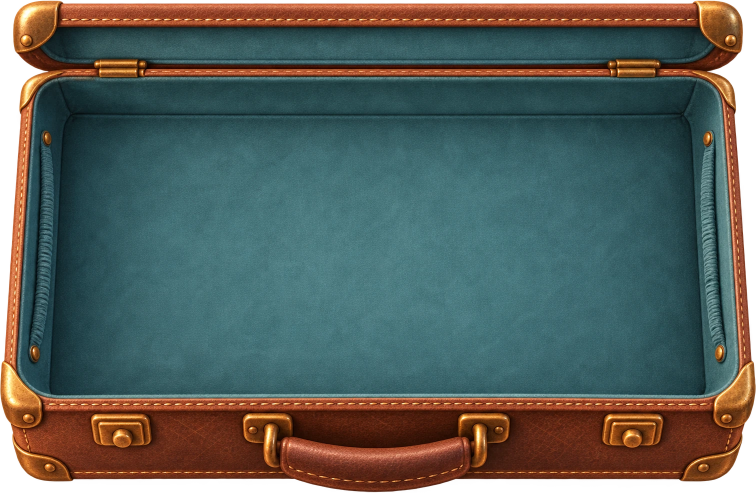
#> input picture tools/art/masters/chrome/suitcase-open.webp, 1511 x 985 px (shown at 1/2 size)
$ python -i suitcase.py   (imports and definitions only)
#> lines starting #> are read from the running program, lines starting #| are printed output that depends on the picture; after the words box and inside, x2 and y2 are one past the last pixel; in counts of white or black regions, pixels touching at a corner belong together
"""The Daily Suitcase's art (creator, 2026-10-27; docs/daily-suitcase.md): each month's 10 items
(and each two-week VIP event's 7, docs/vip.md), and the suitcase itself.

    python tools/art/suitcase.py prompt <item id>          print an item's full prompt
    python tools/art/suitcase.py gen <raw-dir> <id>...     submit items (gemforge, BILLS per id)
    python tools/art/suitcase.py items <raw-dir> [<id>...] raw cut-outs -> masters + public/pictures/items
    python tools/art/suitcase.py cases <raw-dir>           raw suitcases -> public/art/suitcase-*.webp

An item is generated as one object on TRANSPARENCY, in its own style (the style mix of
docs/picture-direction.md), so one drawing gives both:
- the board's picture, a 2x2 square: the object placed on a calm, soft background of its own
  colour with a soft shadow under it (AGENTS.md: one clear subject, framed close, calm);
- the suitcase's cut-out (<id>-cutout.webp, about CUTOUT px on its long side), which UI shows in
  its slot and darkens in CSS for a missing item's silhouette.
Masters: tools/art/masters/items/<id>-cutout.webp (the generated object) and
tools/art/masters/<id>.webp (the composed picture, which pictures.py exports like any other).
Ids and titles are tools/art/items-plan.json's. The prompts are below, and also in prompts.txt.
"""
import ctypes
import json
import subprocess
import sys
from pathlib import Path

from PIL import Image, ImageDraw, ImageFilter

# [2 lines not run here, left out]

sys.dont_write_bytecode = True
sys.path.insert(0, str(Path(__file__).resolve().parent))
import pictures as P  # noqa: E402

ROOT = Path(__file__).resolve().parents[2]
ITEM_MASTERS = ROOT / "tools/art/masters/items"
CUTOUT = 512

S = {
    "photo": "A professional studio product photograph, crisp and true to life:",
    "macro": "A close macro photograph, crisp, with true colours:",
    "toy": "Toy photography, a small handmade toy photographed close:",
    "render": "A glossy 3D render, like a still from a polished animated film:",
    "clay": "A soft clay 3D render, like a handmade stop-motion model:",
    "low-poly": "A low-poly 3D illustration built from flat-shaded triangular facets:",
    "flat": "A flat vector illustration with bold shapes, no outlines and a light grain:",
    "pop": "A 1960s pop-art comic illustration with bold black outlines, flat bright colour blocks and smooth shading, no halftone dots:",
    "watercolour": "A loose, fresh watercolour painting with crisp edges:",
    "pastel": "A soft pastel and chalk drawing:",
    "papercut": "A layered paper-cut craft object with soft shadows between the paper layers:",
    "pixel": "Clean pixel art with big square pixels and a small palette, no dithering:",
    "retro": "A mid-century travel-poster illustration with flat colour shapes and a gentle print texture:",
    # Clean styles for the events from Grand Train Journey on (creator, 2026-10-30: flat colour and smooth shading only)
    "vector": "A clean flat vector illustration with bold simple shapes, flat colours and crisp clean edges, no outlines, no grain, no texture:",
    "cel": "A clean modern illustration like a still from an animated film, crisp edges and smooth soft gradient shading, no texture:",
    # Haunted Holiday's one style (the creator's pick, 2026-10-30): a souvenir-model miniature, so each place keeps its own outline
    "miniature": ("A little painted miniature diorama, like a handmade souvenir model standing on its own small rounded island of "
                  "earth and moss, at dusk: a soft painted 3D finish, chunky simple shapes, smooth shading, crisp clean edges, "
                  "warm glowing lights, spooky but friendly and cheerful. A big round pumpkin-orange full moon stands just behind "
                  "it as part of the model, and one small round friendly white ghost with two dot eyes floats beside it. The "
                  "miniature:"),
}
END = (" One object only, centred, filling most of the frame, seen from the front at a slight angle from above."
       " No text, letters, numbers, logos or brands anywhere. No background, no floor, no shadow: isolated on a"
       " transparent background.")

# id: (style, the object in words, background top and bottom colours, medium for the catalogue)
ITEMS = {
    # Haunted Holiday, the first two-week VIP event (docs/vip.md; event "halloween-2026", 15-28 Oct 2026): famous haunted
    # places (creator, 2026-10-30), each a little painted miniature at dusk, one style for the set. Vetted: no sacred
    # sites, burial grounds, real tragedies or licensed buildings; looks described in words from facts, never a photo.
    "item-halloween-2026-01": ("miniature", "Bran Castle in Romania, 'Dracula's Castle': a white-walled castle with steep red-tiled roofs and towers of different heights, perched on a steep rocky crag above a few dark pines, its small windows glowing warm, two little bats", ("#43386b", "#2a2347"), "render"),
    "item-halloween-2026-02": ("miniature", "the little wooden bridge over a misty brook in Sleepy Hollow, from the legend of the Headless Horseman: a simple plank footbridge with a wooden rail among autumn trees in orange and gold, a glowing carved jack-o'-lantern and a black tricorn hat left on the bridge", ("#2f4a3f", "#1c2f28"), "render"),
    "item-halloween-2026-03": ("miniature", "a steep, narrow close in Edinburgh's Old Town: tall old grey stone tenement houses leaning close, worn stone steps climbing through a dark arched passage, one old iron street lamp glowing warm, cobbles", ("#3b4a66", "#232e45"), "render"),
    "item-halloween-2026-04": ("miniature", "the Chateau de Brissac in the Loire Valley, France's tallest chateau: two stout round medieval stone towers with machicolations flanking a tall cream-stone Renaissance central block with many tall windows and steep grey slate roofs; in one upper window a soft glowing green lady in a long gown, the Green Lady", ("#4d3a5e", "#30233d"), "render"),
    "item-halloween-2026-05": ("miniature", "the Flying Dutchman, the legendary ghost ship of the Cape of Good Hope: an old seventeenth-century Dutch sailing ship with tall masts and glowing, tattered pale green sails, riding a curling dark wave, a small rocky headland with a tiny white lighthouse beside it", ("#245a66", "#163a43"), "render"),
    "item-halloween-2026-06": ("miniature", "Kappabuchi pool in Tono, Japan, where kappa water imps are said to live: a small clear stream winding between mossy stones under green leaves, a bamboo fishing rod leaning over it with a fresh cucumber dangling on its line, and a small friendly green kappa with a little water dish on its head and a turtle shell peeking curiously out of the water; no shrine, no gate, no statue", ("#5b3a4f", "#3b2533"), "render"),
    "item-halloween-2026-07": ("miniature", "Frankenstein Castle in Germany's Odenwald hills, home of an alchemist's legend and a famous Halloween party: a ruined medieval stone castle on a wooded hilltop with two square battlemented towers, a string of little glowing lanterns across its walls and a small zigzag of lightning above", ("#6a3b2a", "#43251a"), "render"),
    # The last three (creator, 2026-10-30, of four offered, when events became 30-level packs with 10 items): Kronborg,
    # Hamlet's Elsinore (a play's ghost, no real tragedy); New Orleans's French Quarter (a street, no one building, no
    # cemetery, church or voodoo); Hound Tor on Dartmoor (natural granite, the ghostly-hound legend; no prehistoric stones).
    "item-halloween-2026-08": ("miniature", "Kronborg Castle at Elsinore in Denmark, Hamlet's castle: a grand Renaissance castle of pale sandstone with tall slender green copper spires and steep green copper roofs, square corner towers around a courtyard, thick grassy ramparts with a few small old black cannons on the battlements above a little strip of sea, and a small glowing pale-blue ghostly king with a crown and a long cloak walking the battlements, the ghost of Hamlet's father", ("#2a4d6e", "#18304a"), "render"),
    "item-halloween-2026-09": ("miniature", "a corner of the French Quarter in New Orleans, America's most haunted city: a two-storey old townhouse painted soft coral with teal shutters on its tall windows and lacy black wrought-iron balconies hung with ferns in baskets, two glowing gas lanterns beside the door, a little brass trumpet resting on a chair on the balcony, a cobbled pavement; the friendly ghost leans on the balcony railing; no church, no cemetery, no signs", ("#6b2f45", "#44192b"), "render"),
    "item-halloween-2026-10": ("miniature", "Hound Tor on Dartmoor in England, the misty moor of the legend of the ghostly hound: a craggy hilltop of big stacked rounded grey granite boulders rising out of purple heather and golden gorse, wisps of low mist, and a big glowing pale-green ghostly hound with a friendly face and a wagging tail, four legs and one tail, standing proudly on top of the rocks; no standing stones, no graves", ("#4a5a3a", "#2e3a24"), "render"),
    # November 2026: Ski Trip
    "item-2026-11-01": ("photo", "a pair of ski goggles with a mirrored orange-to-blue lens and a striped elastic strap", ("#cfe3f2", "#9fc0dc"), "photo"),
    "item-2026-11-02": ("watercolour", "a knitted red and white bobble hat with a big fluffy white bobble on top", ("#f6efe2", "#e6d8c0"), "watercolour"),
    "item-2026-11-03": ("clay", "a pair of knitted mittens in mustard yellow and teal with a little snowflake pattern, joined by a string", ("#e9d3d6", "#cfaeb4"), "render"),
    "item-2026-11-04": ("low-poly", "a pair of bright red ski boots with silver buckles, standing side by side", ("#d9e1ea", "#aebccc"), "low-poly"),
    "item-2026-11-05": ("flat", "a cosy Nordic knitted jumper laid flat, navy blue with a white snowflake pattern around the neck", ("#f2dc9e", "#e2bf6a"), "flat"),
    "item-2026-11-06": ("photo", "a long woolly scarf with wide stripes in red, cream and forest green, loosely coiled", ("#dfeee6", "#b9d6c6"), "photo"),
    "item-2026-11-07": ("pop", "a pair of fluffy pink earmuffs on a curved white headband", ("#fbe48a", "#f2c84b"), "pop"),
    "item-2026-11-08": ("photo", "a pair of white figure skates with silver blades, tied together by their laces", ("#3f6f78", "#2a4f57"), "photo"),
    "item-2026-11-09": ("render", "a red enamel cheese fondue pot on a little stand with a flame, two long forks dipping cubes of bread into the melted cheese", ("#f0c9a8", "#d9a07a"), "render"),
    "item-2026-11-10": ("pixel", "a red rubber hot-water bottle in a cosy knitted grey cover", ("#ddd3ec", "#b9aad6"), "pixel"),
    # December 2026: Winter Market
    "item-2026-12-01": ("macro", "a shiny deep red glass bauble with a gold cap and a loop of gold ribbon, warm lights reflected in it", ("#2f5a46", "#1d3d2f"), "photo"),
    "item-2026-12-02": ("toy", "a traditional painted wooden nutcracker soldier figure in red and blue with a tall black hat and a white beard", ("#f3ead9", "#ddcfb4"), "toy"),
    "item-2026-12-03": ("photo", "a paper cone full of roasted chestnuts, some split open, a little steam rising", ("#ead8c0", "#cdb391"), "photo"),
    "item-2026-12-04": ("watercolour", "a glass mug of hot spiced apple cider with a cinnamon stick, an orange slice and a star anise", ("#dfeaf3", "#bcd2e4"), "watercolour"),
    "item-2026-12-05": ("papercut", "a glowing red paper star lantern with cut-out patterns, hanging from a short string", ("#27324f", "#171f36"), "papercut"),
    "item-2026-12-06": ("clay", "a small carved wooden reindeer figure with branching antlers", ("#dbe5d3", "#b9cbaa"), "render"),
    "item-2026-12-07": ("flat", "a gift box wrapped in green paper with a big red ribbon bow on top", ("#f6d9de", "#ebb6c0"), "flat"),
    "item-2026-12-08": ("photo", "a wooden candle arch with seven small lit candles on top and, inside the arch, a cut-out of little snowy cottages and fir trees, with no church, no tower and no steeple", ("#24304a", "#151d30"), "photo"),
    "item-2026-12-09": ("pastel", "a knitted red and white holiday stocking with a snowflake pattern and a little loop to hang it", ("#f1e8d8", "#ddcfb6"), "pastel"),
    "item-2026-12-10": ("retro", "a round pine wreath with pine cones, red berries and a red bow at the bottom", ("#f4e6c9", "#e4cc9c"), "retro"),
    # The VIP events from 15 Nov 2026 (lead, 2026-10-30; docs/vip.md 1fd60bc), themes from docs/daily-suitcase.md approved
    # 2026-10-27: Grand Train Journey, Northern Lights (its Cinnamon bun drawn as Snowshoes: the library has Cinnamon
    # Rolls), Carnival. Clean styles only; each item on its own deep, calm ground.
    "item-train-journey-2026-01": ("photo", "an antique gold pocket watch with its hinged lid open, a plain white enamel dial with slim black hands and small dot markers instead of numbers, on a short gold chain", ("#2d4f45", "#1b332c"), "photo"),
    "item-train-journey-2026-02": ("render", "a small 1920s folding travel clock in a red leather case with brass corners, its round cream dial with slim hands and plain tick marks instead of numbers", ("#2b3f63", "#1a2840"), "render"),
    "item-train-journey-2026-03": ("clay", "a round vintage hat box in pale pink and cream stripes, its lid tied with a black satin ribbon in a bow", ("#2a5d63", "#183c40"), "render"),
    "item-train-journey-2026-04": ("macro", "a fine white bone-china teacup on its saucer with a gold rim and a delicate painted band of small blue flowers, hot tea steaming inside, a silver teaspoon on the saucer", ("#6a2a3a", "#451a26"), "photo"),
    "item-train-journey-2026-05": ("cel", "a black lacquered fountain pen with a gold nib, a gold clip and gold bands, lying diagonally, a single drop of blue ink beside its nib; no writing", ("#b8892f", "#8a6420"), "cel"),
    "item-train-journey-2026-06": ("render", "a pair of mother-of-pearl and polished brass opera glasses with a slim folding gold handle", ("#4e2f5c", "#301c3a"), "render"),
    "item-train-journey-2026-07": ("vector", "a brown leather luggage tag on a buckled leather strap with a brass buckle, its little window holding a blank cream card with no writing", ("#245a7a", "#163a52"), "flat"),
    "item-train-journey-2026-08": ("photo", "a shiny chrome conductor's ticket punch, shaped like a pair of pliers with a small round punch in its jaws, beside a small plain cream railway ticket with a few round holes punched in it and no writing", ("#7a2e2a", "#521c19"), "photo"),
    "item-train-journey-2026-09": ("low-poly", "a polished silver dome cloche on a round silver platter, its lid lifted a little at one side with a wisp of steam escaping", ("#3a4a5a", "#232f3b"), "low-poly"),
    "item-train-journey-2026-10": ("toy", "a classic black felt bowler hat with a black ribbon band and a curled brim, a small folded red silk handkerchief beside it", ("#9a6a3a", "#6e4a26"), "toy"),
    "item-2027-01-01": ("render", "a headlamp on a wide elastic strap, its round lamp switched on and glowing with a warm white beam", ("#1f3a5a", "#12243b"), "render"),
    "item-2027-01-02": ("render", "a trapper hat in red-and-black buffalo-check wool with thick fluffy cream fur-lined ear flaps tied up on top", ("#8a6a2a", "#5e4818"), "render"),
    "item-2027-01-03": ("photo", "a pair of thick hand-knitted wool socks in cream, grey and red with a Nordic star pattern, laid crossed", ("#34506e", "#203449"), "photo"),
    "item-2027-01-04": ("cel", "a vintage camera on a three-legged wooden tripod with brass fittings, its legs spread wide", ("#40474f", "#272c32"), "cel"),
    "item-2027-01-05": ("photo", "a traditional Finnish kuksa, a hand-carved wooden cup from a birch burl with a loop handle, steaming hot berry drink inside", ("#6a2a3e", "#441a28"), "photo"),
    "item-2027-01-06": ("vector", "a pair of traditional wooden-framed snowshoes with criss-cross rawhide lacing and leather bindings, crossed", ("#2f6a8a", "#1d4a63"), "flat"),
    "item-2027-01-07": ("low-poly", "a Scandinavian kick-sled seen from the side: a small red wooden seat with a low back at the front and a tall red handlebar rising behind it, both mounted on two long, thin, straight steel runners that stretch far out behind the seat, flat on the snow, much longer than the seat; not a rocking chair, no curved rockers", ("#5e2a5a", "#3c1a3a"), "low-poly"),
    "item-2027-01-08": ("clay", "a pair of cosy grey felted wool slippers with a small red heart stitched on each toe", ("#3b4f6a", "#243246"), "render"),
    "item-2027-01-09": ("macro", "a brass pocket telescope, fully extended, with a worn brown leather grip and a glinting lens", ("#235a45", "#133a2c"), "photo"),
    "item-2027-01-10": ("macro", "an ice lantern: a hollow block of clear ice with a candle flame glowing warm inside it, frost along its rim", ("#2a2f5e", "#181b3d"), "photo"),
    "item-2027-02-01": ("render", "a Venetian carnival mask covering the eyes, white and gold with red diamond patterns, a spray of red and gold feathers on one side", ("#1f5a5e", "#13393c"), "render"),
    "item-2027-02-02": ("photo", "an elegant fan of fluffy pink ostrich feathers spread wide on a slim gold handle", ("#4a2350", "#2e1532"), "photo"),
    "item-2027-02-03": ("pop", "a wooden tambourine with pairs of shiny brass jingles round its rim and colourful ribbons tied to it", ("#a8481e", "#7a3214"), "pop"),
    "item-2027-02-04": ("clay", "a pair of maracas painted in bright stripes of yellow, green and red, crossed", ("#2a3f8a", "#1a2860"), "render"),
    "item-2027-02-05": ("render", "a jester's hat with three floppy points in purple, green and gold, a little gold bell at the tip of each", ("#7a1f2e", "#52141e"), "render"),
    "item-2027-02-06": ("vector", "a party popper cone in bright stripes bursting with curly streamers and confetti", ("#1f2f55", "#121d38"), "flat"),
    "item-2027-02-07": ("macro", "a pair of sparkling gold sequinned high-heeled dance shoes with ankle straps", ("#1f5a3a", "#123a25"), "photo"),
    "item-2027-02-08": ("photo", "a tangle of shiny Mardi Gras bead necklaces in purple, green and gold", ("#6a1f55", "#451338"), "photo"),
    "item-2027-02-09": ("render", "a party horn noisemaker lying on its side: a long slim paper tube in bright red and yellow spiral stripes with a small white mouthpiece at the left end, flaring at the right end into a wide trumpet bell edged with a fringe of shiny gold foil; clearly a horn to blow, not a hat", ("#1f4f6e", "#13334a"), "render"),
    "item-2027-02-10": ("macro", "a sparkling carnival tiara of gold and rhinestones topped with tall white and pink feathers", ("#3a2466", "#241544"), "photo"),
}


# the colour words Levels' makers read (the catalogue's `palette`)
PAL = {
    "item-halloween-2026-01": ["white", "red", "indigo"], "item-halloween-2026-02": ["orange", "brown", "green"],
    "item-halloween-2026-03": ["grey", "amber", "blue"], "item-halloween-2026-04": ["cream", "grey", "green"],
    "item-halloween-2026-05": ["green", "teal", "white"], "item-halloween-2026-06": ["green", "grey"],
    "item-halloween-2026-07": ["grey", "amber", "rust"],
    "item-halloween-2026-08": ["cream", "green", "blue"], "item-halloween-2026-09": ["coral", "teal", "black"],
    "item-halloween-2026-10": ["grey", "purple", "green"],
    "item-2026-11-01": ["orange", "blue", "black"], "item-2026-11-02": ["red", "white"], "item-2026-11-03": ["mustard", "teal", "cream"],
    "item-2026-11-04": ["red", "silver"], "item-2026-11-05": ["navy", "white"], "item-2026-11-06": ["red", "cream", "green"],
    "item-2026-11-07": ["pink", "white"], "item-2026-11-08": ["white", "silver"], "item-2026-11-09": ["red", "yellow", "black"],
    "item-2026-11-10": ["grey", "red"],
    "item-2026-12-01": ["red", "gold"], "item-2026-12-02": ["red", "blue", "black"], "item-2026-12-03": ["brown", "cream"],
    "item-2026-12-04": ["amber", "orange", "brown"], "item-2026-12-05": ["red", "gold"], "item-2026-12-06": ["tan", "brown"],
    "item-2026-12-07": ["green", "red"], "item-2026-12-08": ["brown", "gold", "white"], "item-2026-12-09": ["red", "white"],
    "item-2026-12-10": ["green", "red", "brown"],
    "item-train-journey-2026-01": ["gold", "white", "green"],
    "item-train-journey-2026-02": ["red", "brass", "cream"],
    "item-train-journey-2026-03": ["pink", "cream", "black"],
    "item-train-journey-2026-04": ["white", "gold", "blue"],
    "item-train-journey-2026-05": ["black", "gold", "blue"],
    "item-train-journey-2026-06": ["pearl", "brass", "purple"],
    "item-train-journey-2026-07": ["brown", "brass", "cream"],
    "item-train-journey-2026-08": ["silver", "cream", "red"],
    "item-train-journey-2026-09": ["silver", "slate"],
    "item-train-journey-2026-10": ["black", "red", "caramel"],
    "item-2027-01-01": ["blue", "white", "yellow"],
    "item-2027-01-02": ["red", "black", "cream"],
    "item-2027-01-03": ["cream", "red", "grey"],
    "item-2027-01-04": ["brown", "brass", "black"],
    "item-2027-01-05": ["brown", "red"],
    "item-2027-01-06": ["brown", "tan", "blue"],
    "item-2027-01-07": ["red", "silver"],
    "item-2027-01-08": ["grey", "red"],
    "item-2027-01-09": ["brass", "brown"],
    "item-2027-01-10": ["white", "amber", "blue"],
    "item-2027-02-01": ["white", "gold", "red"],
    "item-2027-02-02": ["pink", "gold"],
    "item-2027-02-03": ["tan", "brass", "rainbow"],
    "item-2027-02-04": ["yellow", "green", "red"],
    "item-2027-02-05": ["purple", "green", "gold"],
    "item-2027-02-06": ["pink", "yellow", "blue"],
    "item-2027-02-07": ["gold", "green"],
    "item-2027-02-08": ["purple", "green", "gold"],
    "item-2027-02-09": ["red", "yellow", "gold"],
    "item-2027-02-10": ["gold", "white", "pink"],
}


def prompt(pid):
    style, what, *_ = ITEMS[pid]
    return f"{S[style]} {what}.{END}"


def plan_item(pid):
    it = next(x for x in json.loads(P.ITEMS_PLAN.read_text(encoding="utf-8"))["items"] if x["id"] == pid)
    return it


# [8 lines left out: function gen, not called in this run]


def hexrgb(h):
    return tuple(int(h[i:i + 2], 16) for i in (1, 3, 5))


def cut(raw_png):
    """The object alone: cropped to what it covers, the generator's near-solid alpha made solid,
    and the colour under fully transparent pixels cleared so it cannot bleed when scaled."""
#> called with raw_png = 'masters/chrome/suitcase-open.webp'
    im = Image.open(raw_png).convert("RGBA")
#> im is the input picture: PIL image 1511x985 RGBA; mean R, G, B, A 76.2, 83.5, 77.9, 238.4
    im = im.crop(im.getchannel("A").point(lambda v: 255 if v > 8 else 0).getbbox())
    im.putalpha(im.getchannel("A").point(lambda v: min(255, round(v * 255 / 250))))
    clear = im.getchannel("A").point(lambda v: 255 if v else 0)
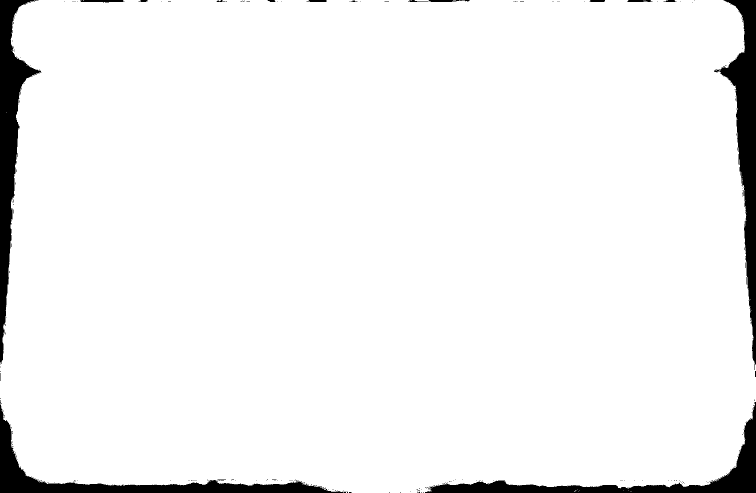
#> clear: PIL image 1511x985 L (shown at 1/2 size); 95.3% white; 301 black regions (286 under 20 px), largest, box (x1, y1, x2, y2) and area: (0, 0, 83, 728) 19354, (1428, 0, 1511, 740) 18896, (0, 800, 693, 985) 15535
    return Image.composite(im, Image.new("RGBA", im.size, (0, 0, 0, 0)), clear)


# [59 lines left out: functions compose, items, not called in this run]


CASES = {  # raw name -> (out, size): the open suitcase for its screen, the closed one for the shelf and the win card
    "suitcase-open": [("suitcase-open.webp", (1080, 760))],
    "suitcase-closed": [("suitcase-closed.webp", (300, 220)), ("suitcase-closed-small.webp", (150, 110))],
}


# [16 lines left out: function cases, not called in this run]


# [12 lines not run here, left out]

>>> result = cut('masters/chrome/suitcase-open.webp')
